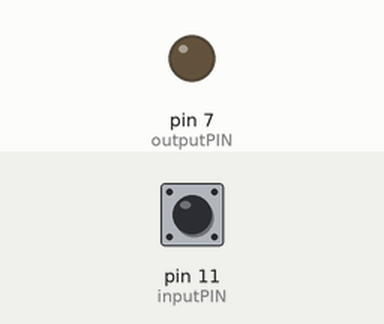
Recording of a program running on a simulated Raspberry Pi (header pin numbers). Parts: output pins drawn as LEDs (lit = HIGH). The test bench sets the inputs (shaded band); at power-on: pin 11 (inputPIN) LOW.

Above: at 1.2 s.
1.3 s: pin 11 (inputPIN) pulled HIGH for 0.15 s
At 1.37 s:
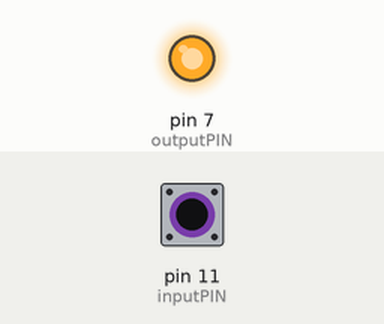
2.9 s: pin 11 (inputPIN) pulled HIGH for 3.2 s
At 6.9 s:
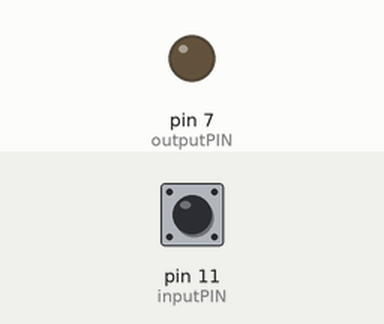
Timing chart, 0 to 8.4 s (numbered marks = the images above; inputs shaded):
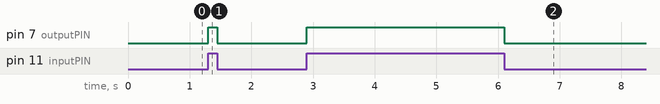

The program:

led_button_1.py
```python
# import the GPIO module
import RPi.GPIO as GPIO

# use board pin naming convention
GPIO.setmode(GPIO.BOARD)

# define PIN
inputPIN = 11
outputPIN = 7

# pull down resistor
GPIO.setup(inputPIN, GPIO.IN, pull_up_down=GPIO.PUD_DOWN)

# setup pin 7 to output - control LED
GPIO.setup(outputPIN, GPIO.OUT)

# intialize pin 7 state as low
GPIO.output(outputPIN, 0)

try:
    while True:
        if (GPIO.input(inputPIN) == 1):
            GPIO.output(outputPIN, 1)
        else:
            GPIO.output(outputPIN, 0)
except KeyboardInterrupt:
    GPIO.cleanup()
```

Measured:
- after the input at 1.3 s, pin 7 (outputPIN): LOW → HIGH at once, → LOW 0.15 s later
- after the input at 2.9 s, pin 7 (outputPIN): LOW → HIGH at once, → LOW 3.2 s later
